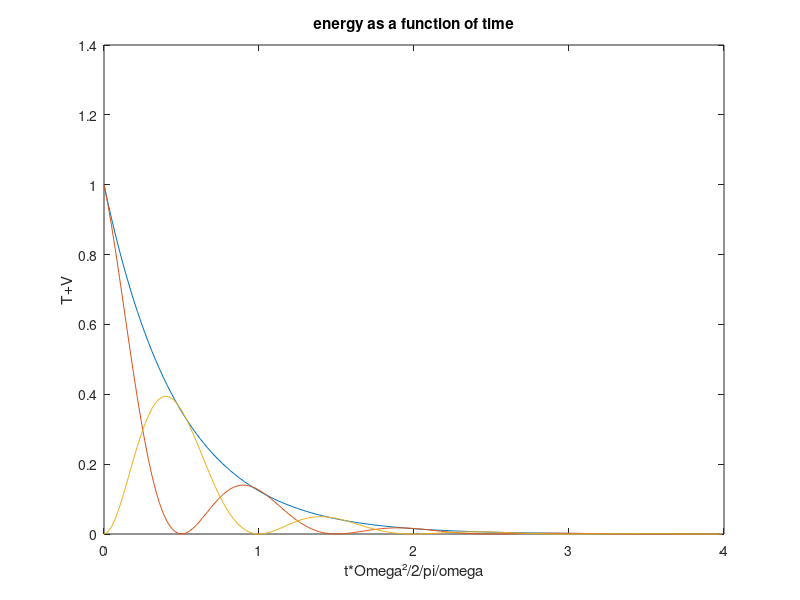

Here is the MATLAB script that generated this plot:
clc, clearvars
%problem parameters
initE=1;
omega=1;
gamma=10^(-3)*omega;
couplingR=3;

%my assumptions:
mass=1;

%time constant
tau=2*pi/couplingR/gamma;

%simulating parameters(in seconds)
dt=0.00001;
plotted=5000000;
final=4*tau;


%important arrays:
t=0:(dt*plotted):final;
phase=zeros(4,size(t,2));

%simulating the phase
phase(1,1)=sqrt(2*initE/omega^2/mass);
phase(2,1)=0;
phase(3,1)=0;
phase(4,1)=0;
matrix=[0 1 0 0;-omega^2 -gamma couplingR*omega*gamma 0;0 0 0 1;couplingR*omega*gamma 0 -omega^2 -gamma];
itteration=(dt*matrix+eye(4))^plotted;
for index=2:(size(t,2))
  phase(:,index)=itteration*phase(:,index-1);
end

  %energy:
energy=zeros(2,size(t,2));
energy(1,:)=mass*(phase(2,:).^2)./2+mass*omega^2*phase(1,:).^2/2;
energy(2,:)=mass*(phase(4,:).^2)./2+mass*omega^2*phase(3,:).^2/2;
regularFall=energy(1,1)*exp(-gamma*t);
plot(t/tau,regularFall,"DisplayName","uncoupled")

title('energy as a function of time')
xlabel("t*Omega²/2/pi/omega")
ylabel("T+V")
hold on

plot(t/tau,energy(1,:),"DisplayName","particle 1")

plot(t/tau,energy(2,:),"DisplayName","particle 2")

hold off

